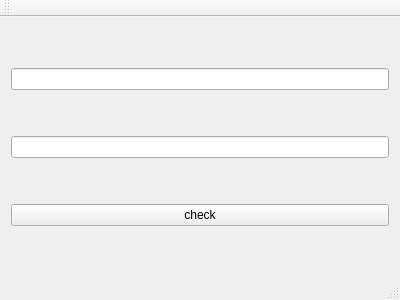
<?xml version="1.0" encoding="UTF-8"?>
<ui version="4.0">
 <class>MainWindow</class>
 <widget class="QMainWindow" name="MainWindow">
  <property name="geometry">
   <rect>
    <x>0</x>
    <y>0</y>
    <width>400</width>
    <height>300</height>
   </rect>
  </property>
  <property name="windowTitle">
   <string>MainWindow</string>
  </property>
  <widget class="QWidget" name="centralWidget">
   <layout class="QGridLayout" name="gridLayout">
    <item row="0" column="0">
     <widget class="QLineEdit" name="lineEdit"/>
    </item>
    <item row="1" column="0">
     <widget class="QLineEdit" name="lineEdit_2"/>
    </item>
    <item row="2" column="0">
     <widget class="QPushButton" name="pushButton">
      <property name="text">
       <string>check</string>
      </property>
     </widget>
    </item>
   </layout>
  </widget>
  <widget class="QMenuBar" name="menuBar">
   <property name="geometry">
    <rect>
     <x>0</x>
     <y>0</y>
     <width>400</width>
     <height>25</height>
    </rect>
   </property>
  </widget>
  <widget class="QToolBar" name="mainToolBar">
   <attribute name="toolBarArea">
    <enum>TopToolBarArea</enum>
   </attribute>
   <attribute name="toolBarBreak">
    <bool>false</bool>
   </attribute>
  </widget>
  <widget class="QStatusBar" name="statusBar"/>
 </widget>
 <layoutdefault spacing="6" margin="11"/>
 <resources/>
 <connections/>
</ui>
